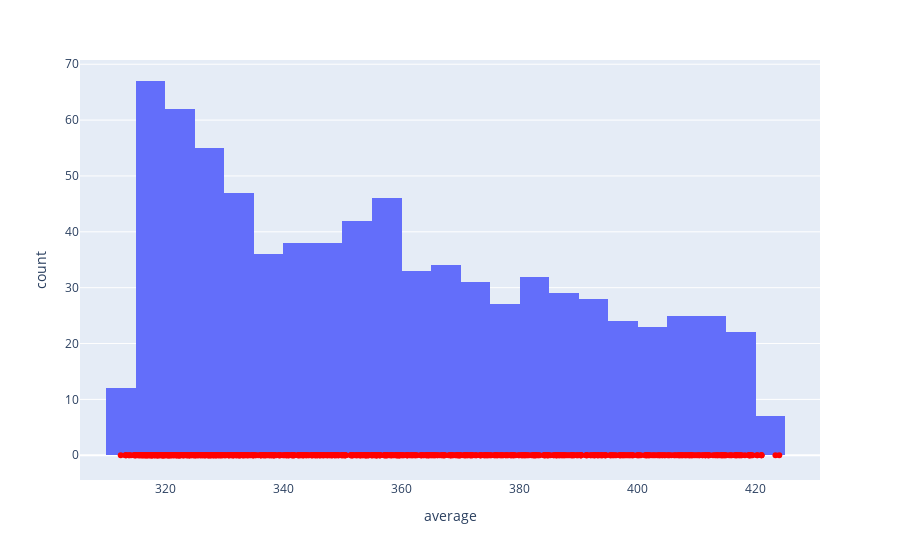

The code cell stored with this chart in its notebook:
### Code cell
import plotly.express as px
import plotly.graph_objects as go

# Histogram plot
fig = px.histogram(co2, x='average', nbins=30)

# Rug plot
rug_trace = go.Scatter(x=co2['average'], y=[0] * len(co2), mode='markers', marker=dict(color='red'), showlegend=False)

# Add rug plot to the figure
fig.add_trace(rug_trace)

# Show the combined plot
fig.show()

### Figure 1 — Plotly figure (JSON) as saved in the notebook; plotly's stock layout.template omitted (floating-point values rounded to 4 significant figures; data arrays with more than 128 entries replaced by an {"elided": "..."} marker saying what was removed)
{"data": [{"alignmentgroup": "True", "bingroup": "x", "hovertemplate": "average=%{x}<br>count=%{y}<extra></extra>", "legendgroup": "", "marker": {"color": "#636efa", "pattern": {"shape": ""}}, "name": "", "nbinsx": 30, "offsetgroup": "", "orientation": "v", "showlegend": false, "type": "histogram", "x": {"elided": "783 float values"}, "xaxis": "x", "yaxis": "y"}, {"marker": {"color": "red"}, "mode": "markers", "showlegend": false, "type": "scatter", "x": {"elided": "783 float values"}, "y": {"elided": "783 int values"}}], "layout": {"barmode": "relative", "legend": {"tracegroupgap": 0}, "margin": {"t": 60}, "xaxis": {"anchor": "y", "domain": [0, 1], "title": {"text": "average"}}, "yaxis": {"anchor": "x", "domain": [0, 1], "title": {"text": "count"}}}}
